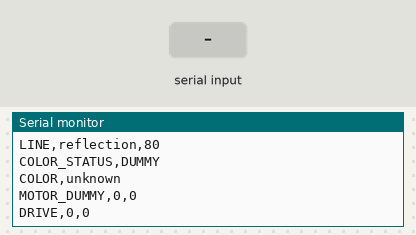
Recording of a sketch running on a simulated ESP32. Shown: the last lines printed to the serial monitor. The inputs (shaded band) are chosen by the test bench.

Above: at 1.7 s.
1.8 s: "1\n" received over Serial
At 2.01 s:
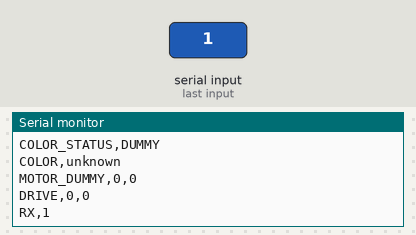
3.3 s: "0\n" received over Serial
At 3.46 s:
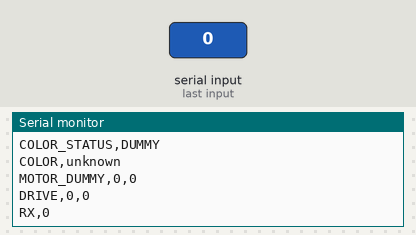

Measured:
- after the input at 1.8 s, the serial monitor: prints a new line at once (image 1)
- after the input at 3.3 s, the serial monitor: prints a new line at once (image 2)

The sketch:

all_sensor_dummy_test.ino
```cpp
// All sensor dummy test sketch for PC parser and UI checks.
// Motor output is not used in this sketch.

static const char* SKETCH_NAME = "all_sensor_dummy_test";
static const char* VERSION = "0.1.0";

unsigned long lastOutputMs = 0;

void handleSerialInput() {
  while (Serial.available()) {
    String line = Serial.readStringUntil('\n');
    line.trim();
    if (line.length() > 0) {
      Serial.print("RX,");
      Serial.println(line);
    }
  }
}

void setup() {
  Serial.begin(115200);
  delay(500);
  Serial.println("BOOT,ALL_SENSOR_DUMMY_TEST_READY");
  Serial.print("FW,");
  Serial.print(SKETCH_NAME);
  Serial.print(",");
  Serial.println(VERSION);
}

void loop() {
  handleSerialInput();
  unsigned long now = millis();
  if (now - lastOutputMs >= 700) {
    lastOutputMs = now;
    Serial.println("STATUS,OK");
    Serial.println("IMU_STATUS,DUMMY");
    Serial.println("IMU,0.00,0.00,0.00");
    Serial.println("GYRO,0.0000,0.0000,0.0000");
    Serial.println("LIDAR_STATUS,DUMMY");
    Serial.println("LIDAR,1200,1200,1200,1200");
    Serial.println("ENC_STATUS,DUMMY");
    Serial.println("ENC,0,0");
    Serial.println("ODOM_STATUS,DUMMY");
    Serial.println("ODOM,0,0,0");
    Serial.println("OPTICAL,0,0");
    Serial.println("DIST_STATUS,DUMMY");
    Serial.println("DIST,front,800");
    Serial.println("DIST,left,1200");
    Serial.println("DIST,right,900");
    Serial.println("DIST,rear,1500");
    Serial.println("LINE_STATUS,DUMMY");
    Serial.println("LINE,reflection,80");
    Serial.println("COLOR_STATUS,DUMMY");
    Serial.println("COLOR,unknown");
    Serial.println("MOTOR_DUMMY,0,0");
    Serial.println("DRIVE,0,0");
  }
}
```
